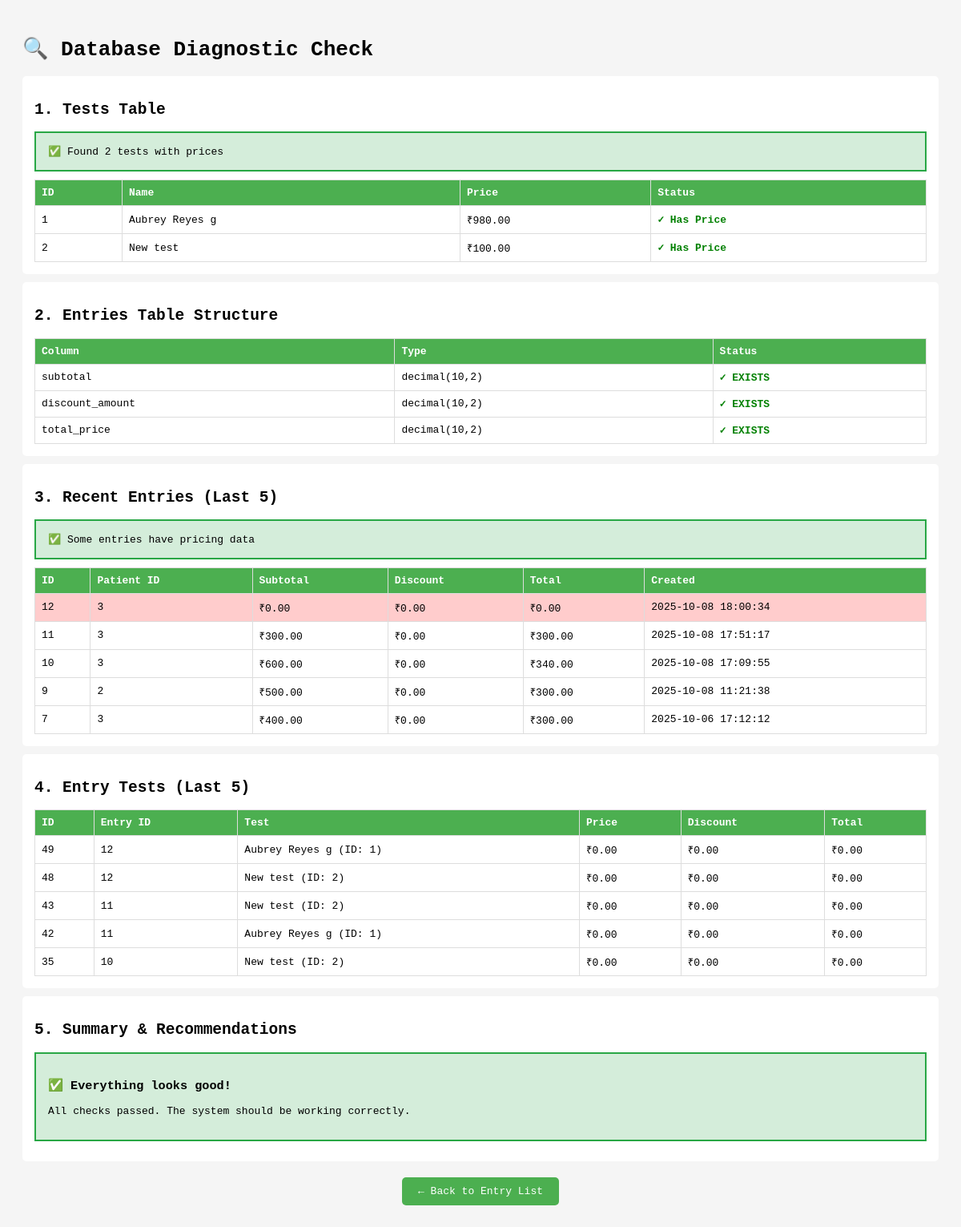
Screenshot of /umakant/check_data.php (signed in) with the database file from the repository.
### tables this page shows
CREATE TABLE `tests` (
  `id` int(11) NOT NULL,
  `name` varchar(255) NOT NULL,
  `category_id` int(11) DEFAULT NULL,
  `price` decimal(10,2) NOT NULL DEFAULT 0.00,
  `unit` varchar(50) DEFAULT NULL,
  `specimen` varchar(255) DEFAULT NULL,
  `default_result` text DEFAULT NULL,
  `reference_range` varchar(255) DEFAULT NULL,
  `min` decimal(10,2) DEFAULT NULL,
  `max` decimal(10,2) DEFAULT NULL,
  `description` text DEFAULT NULL,
  `min_male` decimal(10,2) DEFAULT NULL,
  `max_male` decimal(10,2) DEFAULT NULL,
  `min_female` decimal(10,2) DEFAULT NULL,
  `max_female` decimal(10,2) DEFAULT NULL,
  `sub_heading` tinyint(1) NOT NULL DEFAULT 0,
  `test_code` varchar(100) DEFAULT NULL,
  `method` varchar(255) DEFAULT NULL,
  `print_new_page` tinyint(1) NOT NULL DEFAULT 0,
  `shortcut` varchar(50) DEFAULT NULL,
  `added_by` int(11) DEFAULT NULL,
  `created_at` datetime DEFAULT NULL,
  `updated_at` datetime DEFAULT NULL
);

CREATE TABLE `entries` (
  `id` int(11) NOT NULL,
  `owner_id` int(11) DEFAULT NULL,
  `server_id` int(11) DEFAULT NULL,
  `patient_id` int(11) DEFAULT NULL,
  `doctor_id` int(11) DEFAULT NULL,
  `entry_date` datetime DEFAULT NULL,
  `status` varchar(50) NOT NULL DEFAULT 'pending',
  `priority` varchar(50) DEFAULT 'normal',
  `referral_source` varchar(100) DEFAULT NULL,
  `patient_contact` varchar(100) DEFAULT NULL,
  `patient_address` text DEFAULT NULL,
  `gender` varchar(10) DEFAULT NULL,
  `subtotal` decimal(10,2) DEFAULT 0.00,
  `discount_amount` decimal(10,2) DEFAULT 0.00,
  `total_price` decimal(10,2) DEFAULT 0.00,
  `payment_status` varchar(50) DEFAULT 'pending',
  `notes` text DEFAULT NULL,
  `added_by` int(11) DEFAULT NULL,
  `created_at` datetime NOT NULL DEFAULT current_timestamp(),
  `updated_at` datetime DEFAULT NULL
);

CREATE TABLE `entry_tests` (
  `id` int(10) UNSIGNED NOT NULL,
  `entry_id` int(10) UNSIGNED NOT NULL,
  `test_id` int(10) UNSIGNED NOT NULL,
  `result_value` varchar(255) DEFAULT NULL,
  `unit` varchar(64) DEFAULT NULL,
  `remarks` text DEFAULT NULL,
  `status` varchar(32) NOT NULL DEFAULT 'pending',
  `price` decimal(10,2) DEFAULT 0.00,
  `discount_amount` decimal(10,2) DEFAULT 0.00,
  `total_price` decimal(10,2) DEFAULT 0.00,
  `created_at` datetime DEFAULT current_timestamp()
);

### umakant/check_data.php (the view, shortened to what this page needs)
<?php
require_once 'inc/connection.php';
?>
<!DOCTYPE html>
<html>
<head>
</head>
<body>
    <h1>🔍 Database Diagnostic Check</h1>
    <?php
    try {
        echo '<div class="section">';
        echo '<h2>1. Tests Table</h2>';
        $stmt = $pdo->query("SELECT id, name, price FROM tests ORDER BY id");
        $tests = $stmt->fetchAll(PDO::FETCH_ASSOC);
        if (empty($tests)) {
            echo '<div class="warning">⚠️ NO TESTS FOUND in database!</div>';
        } else {
            $testsWithPrice = array_filter($tests, function($t) { return $t['price'] > 0; });
            if (count($testsWithPrice) > 0) {
                echo '<div class="success">✅ Found ' . count($testsWithPrice) . ' tests with prices</div>';
            }
            echo '<table>';
            echo '<tr><th>ID</th><th>Name</th><th>Price</th><th>Status</th></tr>';
            foreach ($tests as $test) {
                $status = $test['price'] > 0 ? '<span class="good">✓ Has Price</span>' : '<span class="bad">✗ NO PRICE</span>';
                echo "<tr>";
                echo "<td>{$test['id']}</td>";
                echo "<td>{$test['name']}</td>";
                echo "<td>₹" . number_format($test['price'], 2) . "</td>";
                echo "<td>$status</td>";
                echo "</tr>";
            }
            echo '</table>';
        }
        echo '</div>';
        echo '<div class="section">';
        echo '<h2>2. Entries Table Structure</h2>';
        $stmt = $pdo->query("SHOW COLUMNS FROM entries");
        $columns = $stmt->fetchAll(PDO::FETCH_ASSOC);
        $requiredColumns = ['subtotal', 'discount_amount', 'total_price'];
        $foundColumns = array_column($columns, 'Field');
        echo '<table>';
        echo '<tr><th>Column</th><th>Type</th><th>Status</th></tr>';
        foreach ($requiredColumns as $col) {
            $exists = in_array($col, $foundColumns);
            $status = $exists ? '<span class="good">✓ EXISTS</span>' : '<span class="bad">✗ MISSING</span>';
            $type = '';
            if ($exists) {
                $colInfo = array_filter($columns, function($c) use ($col) { return $c['Field'] === $col; });
                $colInfo = reset($colInfo);
                $type = $colInfo['Type'];
            }
            echo "<tr><td>$col</td><td>$type</td><td>$status</td></tr>";
        }
        echo '</table>';
        echo '</div>';
        echo '<div class="section">';
        echo '<h2>3. Recent Entries (Last 5)</h2>';
        $stmt = $pdo->query("SELECT id, patient_id, subtotal, discount_amount, total_price, created_at FROM entries ORDER BY id DESC LIMIT 5");
        $entries = $stmt->fetchAll(PDO::FETCH_ASSOC);
        if (empty($entries)) {
            echo '<div class="warning">No entries found</div>';
        } else {
            $allZero = true;
            foreach ($entries as $entry) {
                if ($entry['subtotal'] > 0 || $entry['total_price'] > 0) {
                    $allZero = false;
                    break;
                }
            }
            if ($allZero) {
                echo '<div class="warning">⚠️ ALL ENTRIES HAVE ZERO PRICING!</div>';
            } else {
                echo '<div class="success">✅ Some entries have pricing data</div>';
            }
            echo '<table>';
            echo '<tr><th>ID</th><th>Patient ID</th><th>Subtotal</th><th>Discount</th><th>Total</th><th>Created</th></tr>';
            foreach ($entries as $entry) {
                $rowStyle = ($entry['subtotal'] == 0 && $entry['total_price'] == 0) ? 'style="background: #ffcccc;"' : '';
                echo "<tr $rowStyle>";
                echo "<td>{$entry['id']}</td>";
                echo "<td>{$entry['patient_id']}</td>";
                echo "<td>₹" . number_format($entry['subtotal'], 2) . "</td>";
                echo "<td>₹" . number_format($entry['discount_amount'], 2) . "</td>";
                echo "<td>₹" . number_format($entry['total_price'], 2) . "</td>";
                echo "<td>{$entry['created_at']}</td>";
                echo "</tr>";
            }
            echo '</table>';
        }
        echo '</div>';
        echo '<div class="section">';
        echo '<h2>4. Entry Tests (Last 5)</h2>';
        $stmt = $pdo->query("SELECT et.id, et.entry_id, et.test_id, t.name as test_name, et.price, et.discount_amount, et.total_price FROM entry_tests et LEFT JOIN tests t ON et.test_id = t.id ORDER BY et.id DESC LIMIT 5");
        $entryTests = $stmt->fetchAll(PDO::FETCH_ASSOC);
        if (empty($entryTests)) {
            echo '<div class="warning">No entry tests found</div>';
        } else {
            echo '<table>';
            echo '<tr><th>ID</th><th>Entry ID</th><th>Test</th><th>Price</th><th>Discount</th><th>Total</th></tr>';
            foreach ($entryTests as $et) {
                echo "<tr>";
                echo "<td>{$et['id']}</td>";
                echo "<td>{$et['entry_id']}</td>";
                echo "<td>{$et['test_name']} (ID: {$et['test_id']})</td>";
                echo "<td>₹" . number_format($et['price'], 2) . "</td>";
                echo "<td>₹" . number_format($et['discount_amount'], 2) . "</td>";
                echo "<td>₹" . number_format($et['total_price'], 2) . "</td>";
                echo "</tr>";
            }
            echo '</table>';
        }
        echo '</div>';
        echo '<div class="section">';
        echo '<h2>5. Summary & Recommendations</h2>';
        $issues = [];
        if (empty($issues)) {
            echo '<div class="success">';
            echo '<h3>✅ Everything looks good!</h3>';
            echo '<p>All checks passed. The system should be working correctly.</p>';
            echo '</div>';
        }
        echo '</div>';
    } catch (Exception $e) {
        echo '<div class="warning">';
        echo '<h3>❌ Error:</h3>';
        echo '<p>' . htmlspecialchars($e->getMessage()) . '</p>';
        echo '</div>';
    }
    ?>
    <p style="text-align: center; margin-top: 30px;">
        <a href="entry-list.php" style="background: #4CAF50; color: white; padding: 10px 20px; text-decoration: none; border-radius: 5px;">← Back to Entry List</a>
    </p>
</body>
</html>

### umakant/check_data.php (style rules this page uses)
body { font-family: monospace; padding: 20px; background: #f5f5f5; }
.section { background: white; padding: 15px; margin: 10px 0; border-radius: 5px; }
.good { color: green; font-weight: bold; }
table { border-collapse: collapse; width: 100%; }
th, td { border: 1px solid #ddd; padding: 8px; text-align: left; }
th { background: #4CAF50; color: white; }
.success { background: #d4edda; border: 2px solid #28a745; padding: 15px; margin: 10px 0; }

### rows the page displays
tests: id "1", name "Aubrey Reyes g", price "980.00", shows "✓ Has Price"
tests: id "2", name "New test", price "100.00", shows "✓ Has Price"
entries: id "12", patient "3", subtotal "0.00", discount_amount "0.00", total_price "0.00", created_at "2025-10-08 18:00:34"
entries: id "11", patient "3", subtotal "300.00", discount_amount "0.00", total_price "300.00", created_at "2025-10-08 17:51:17"
entries: id "10", patient "3", subtotal "600.00", discount_amount "0.00", total_price "340.00", created_at "2025-10-08 17:09:55"
entries: id "9", patient "2", subtotal "500.00", discount_amount "0.00", total_price "300.00", created_at "2025-10-08 11:21:38"
entries: id "7", patient "3", subtotal "400.00", discount_amount "0.00", total_price "300.00", created_at "2025-10-06 17:12:12"
entry_tests: id "49", entry "12", test.name "Aubrey Reyes g", test "1", price "0.00", discount_amount "0.00", total_price "0.00"
entry_tests: id "48", entry "12", test.name "New test", test "2", price "0.00", discount_amount "0.00", total_price "0.00"
entry_tests: id "43", entry "11", test.name "New test", test "2", price "0.00", discount_amount "0.00", total_price "0.00"
entry_tests: id "42", entry "11", test.name "Aubrey Reyes g", test "1", price "0.00", discount_amount "0.00", total_price "0.00"
entry_tests: id "35", entry "10", test.name "New test", test "2", price "0.00", discount_amount "0.00", total_price "0.00"

### other values shown
count($testsWithPrice) "2"
$col "subtotal"
$type "decimal(10,2)"
$col "discount_amount"
$col "total_price"
